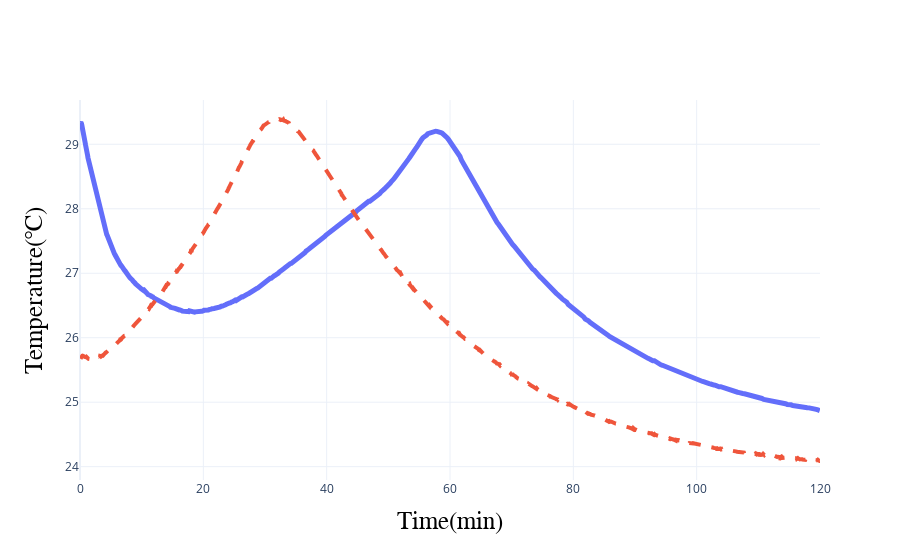

The code cell stored with this chart in its notebook:
### Code cell
fig = go.Figure()
fig.update_layout(template='plotly_white')

for i in range(167):
    if i == 2:
        tmp = bat_df.loc[bat_df.loc[:,"cycle"] == i]
        fig.add_trace(go.Scatter(x=tmp.loc[:,"time"]/60, y=tmp.loc[:,"temperature_measured"], mode='lines', name = f"{i} cycle(fresh)", line_width=5))
    elif i == 166:
        tmp = bat_df.loc[bat_df.loc[:,"cycle"] == i]
        fig.add_trace(go.Scatter(x=tmp.loc[:,"time"]/60, y=tmp.loc[:,"temperature_measured"], mode='lines', name = f"{i} cycle(Aged)", line_width=4,line_dash='dash'))

fig.update_xaxes(title_text='Time(min)')
fig.update_yaxes(title_text='Temperature(℃)')
fig.update_xaxes(range=[0, 120])
fig.update_layout(showlegend=False)
# fig.update_layout(legend_x = 1, legend_y = 0, legend_xanchor='right', legend_yanchor = 'bottom', legend_font_size=26)

fig.update_xaxes(title_font_size =25,
                title_font_color='black',
                title_font_family='Courier')
fig.update_yaxes(title_font_size =25,
                title_font_color='black',
                title_font_family='Courier')


fig.show()

### Figure 1 — Plotly figure (JSON) as saved in the notebook; plotly's stock layout.template omitted (floating-point values rounded to 4 significant figures; data arrays with more than 128 entries replaced by an {"elided": "..."} marker saying what was removed)
{"data": [{"line": {"width": 5}, "mode": "lines", "name": "2 cycle(fresh)", "type": "scatter", "x": {"elided": "769 float values"}, "y": {"elided": "769 float values"}}, {"line": {"dash": "dash", "width": 4}, "mode": "lines", "name": "166 cycle(Aged)", "type": "scatter", "x": {"elided": "2563 float values"}, "y": {"elided": "2563 float values"}}], "layout": {"showlegend": false, "xaxis": {"range": [0, 120], "title": {"font": {"color": "black", "family": "Courier", "size": 25}, "text": "Time(min)"}}, "yaxis": {"title": {"font": {"color": "black", "family": "Courier", "size": 25}, "text": "Temperature(℃)"}}}}
